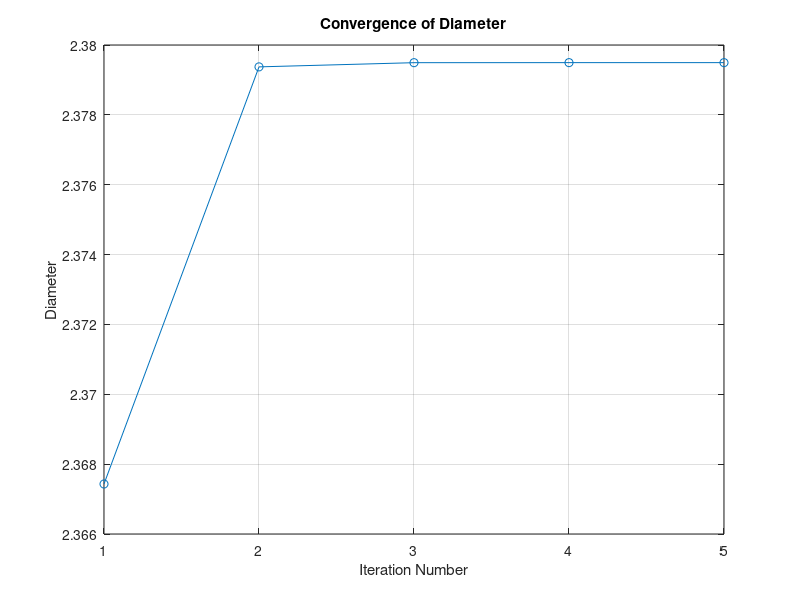

The MATLAB source for this figure:
clear all;
clc;

% Define the function to evaluate the diameter
function d = evaluate_equation(ma, tm, Kf, Kfs, Se, Sut)
    % Equation parameters
    factor1 = (16 * 2) / pi;
    
    % First term inside the brackets
    term1 = (2 * Kf * ma) / Se;
    
    % Second term inside the brackets
    term2 = (sqrt(3) * Kfs * tm) / Sut;
    
    % Combine terms and evaluate the final expression
    d = (factor1 * (term1 + term2))^(1/3);
end

% Initial parameters
diameter = 1.5;  % Initial guess
ma = 8.8796;
tm = 3.6849;
kt = 2.1;
kts = 1.625;
Sut = 116;
convergence_threshold = 1e-6;
max_iterations = 100;

% Calculate Se
ka = 2.7 * (Sut)^-0.265;
ke = 0.753;
kb = 0;
if (diameter < 2)
    kb = 0.879 * (diameter^-0.107);
else
    kb = 0.910 * (diameter^-0.157);
end
Se = ka * kb * ke * 0.5 * Sut;

% Pre-allocate for speed
diameters = zeros(1, max_iterations);
iterations = 1:max_iterations;

% Iterative diameter calculation
for i = 1:max_iterations
    notch_radius = 0.05 * diameter;
    root_a_q = 0.2456 - 3.08e-3 * Sut + 1.51e-5 * Sut^2 - 2.67e-8 * Sut^3;
    root_a_qs = 0.19 - 2.51e-3 * Sut + 1.35e-5 * Sut^2 - 2.67e-8 * Sut^3;
    q = 1 / (1 + root_a_q / sqrt(notch_radius));
    qs = 1 / (1 + root_a_qs / sqrt(notch_radius));
    kf = 1 + q * (kt - 1);
    kfs = 1 + qs * (kts - 1);
    
    % Calculate new diameter
    new_diameter = evaluate_equation(ma, tm, kf, kfs, Se, Sut);
    diameters(i) = new_diameter;
    
    % Check for convergence
    if abs(new_diameter - diameter) < convergence_threshold
        fprintf('Converged at iteration %d: Diameter = %.4f\n', i, new_diameter);
        diameters = diameters(1:i); % Trim the unused part
        iterations = iterations(1:i); % Trim the iteration numbers
        break;
    end
    % Update diameter for next iteration
    diameter = new_diameter;
end

% Plotting the diameter vs. iteration number
figure;
plot(iterations, diameters, '-o');
xlabel('Iteration Number');
ylabel('Diameter');
title('Convergence of Diameter');
grid on;